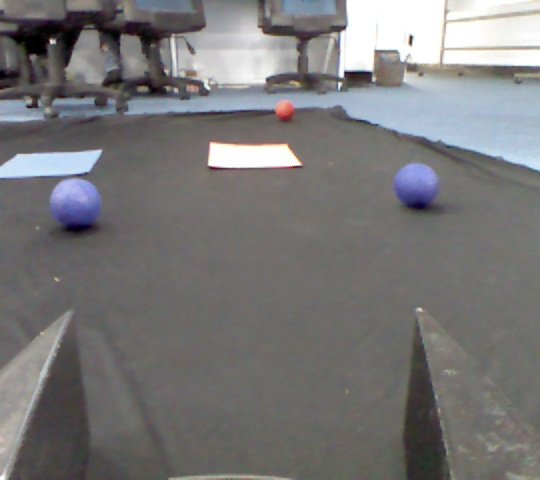
#> input picture src/new.jpg, 540 x 480 px
$ python adaptive_thresholding.py
#> lines starting #> are read from the running program, lines starting #| are printed output that depends on the picture
import cv2
from circle_workflows import Circle_Workflow, Hugh_circle_Workflow
from ball_finder_machine import Ball_Finder_Machine
from Robot_Vision import RobotVision
from computer_vision import Color_Filter
import numpy as np
rgb = cv2.imread("new.jpg")
#> rgb is the input picture: shape (480, 540, 3); mean B, G, R 119.6, 119.3, 120.2
# circle=Hugh_circle_Workflow()
# runner=Ball_Finder_Machine(circle,(256,256))
# image=robotvision.get_numpy_image_bgra(rgb)
hsv = cv2.cvtColor(rgb, cv2.COLOR_BGR2HSV)
#> hsv: shape (480, 540, 3); mean H, S, V 57.2, 20.8, 124.8
gray_scale = cv2.cvtColor(rgb, cv2.COLOR_BGR2GRAY)
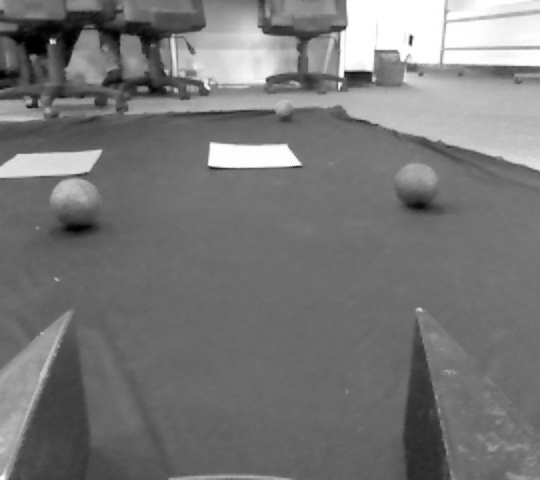
#> gray_scale: shape (480, 540); min 0, max 255, mean 119.6
print(rgb.shape)
#| (480, 540, 3)

c = 2


def cc(k):
    global c
    c = k


cv2.namedWindow("debug")
cv2.createTrackbar("c", "debug", 1, 255, cc)
while True:
    # re = cv2.adaptiveThreshold(
    #     rgb[:, :, 0], 255, cv2.ADAPTIVE_THRESH_GAUSSIAN_C, cv2.THRESH_BINARY, 11, c)

    re = cv2.Canny(hsv[:, :, 1], 50, 200)
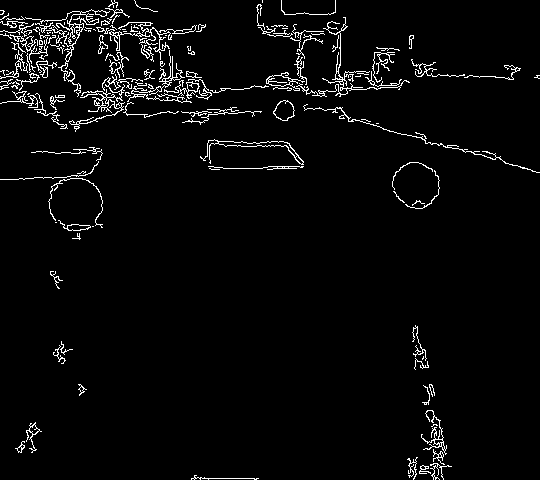
#> re: shape (480, 540); 3.5% white in thin lines or dots

    cv2.imshow("debug", re)

    cv2.waitKey(1)

cv2.destroyAllWindows()
# print(runner.run(rgb))

$ run again, with src/0.png saved as src/new.jpg
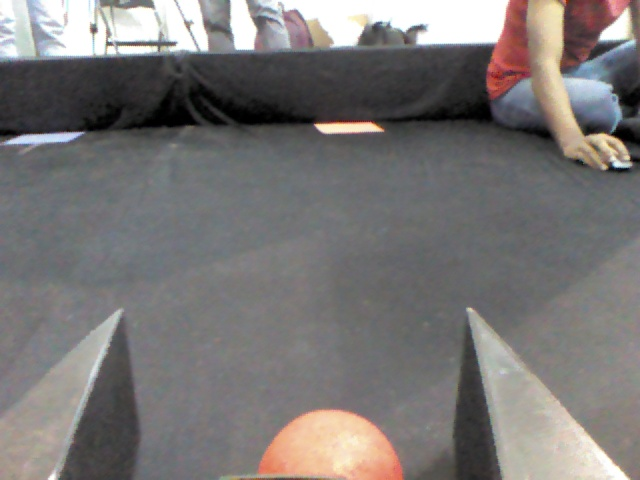
#> input picture src/0.png, 640 x 480 px
#> rgb is the input picture: shape (480, 640, 3); mean B, G, R 117.8, 118.7, 121.9
#> hsv: shape (480, 640, 3); mean H, S, V 79.6, 20.7, 125.2
#> `gray_scale = cv2.cvtColor(rgb, cv2.COLOR_BGR2GRAY)`:
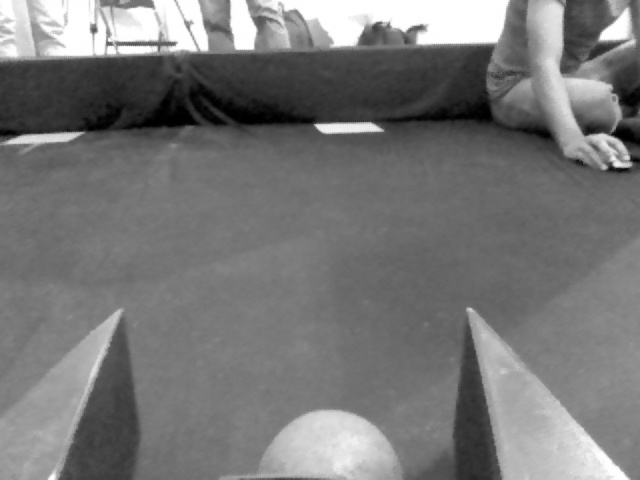
#> gray_scale: shape (480, 640); min 0, max 255, mean 119.6
#| (480, 640, 3)
#> `re = cv2.Canny(hsv[:, :, 1], 50, 200)`:
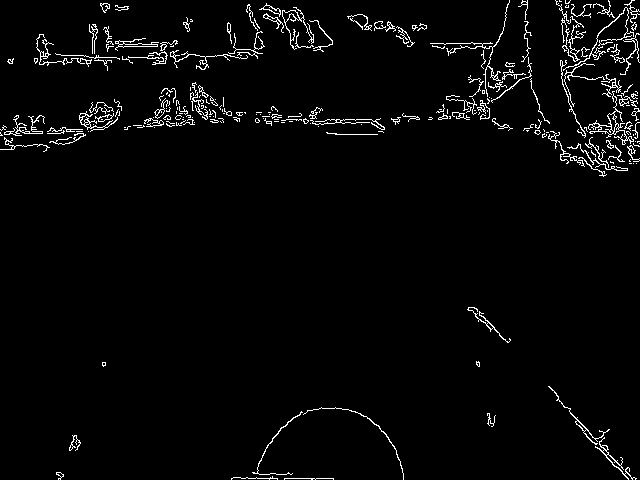
#> re: shape (480, 640); 2.9% white in thin lines or dots

$ run again, with src/1.png saved as src/new.jpg
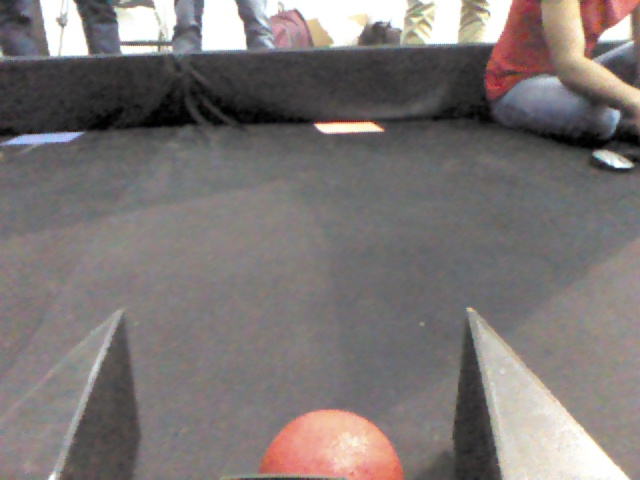
#> input picture src/1.png, 640 x 480 px
#> rgb is the input picture: shape (480, 640, 3); mean B, G, R 116.9, 118.2, 124.5
#> hsv: shape (480, 640, 3); mean H, S, V 71.1, 21.8, 126.3
#> `gray_scale = cv2.cvtColor(rgb, cv2.COLOR_BGR2GRAY)`:
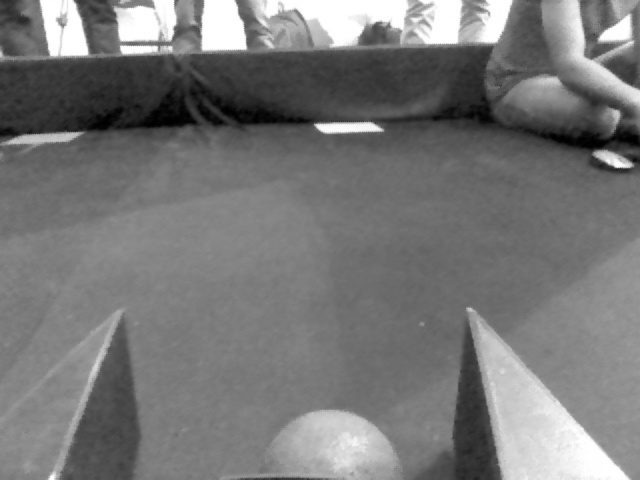
#> gray_scale: shape (480, 640); min 0, max 255, mean 120
#| (480, 640, 3)
#> `re = cv2.Canny(hsv[:, :, 1], 50, 200)`:
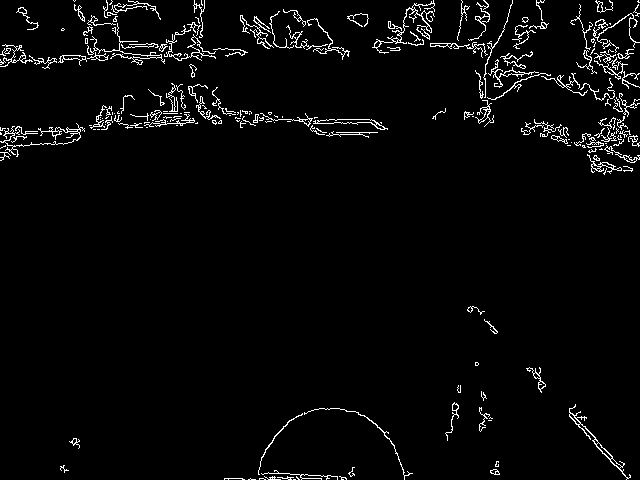
#> re: shape (480, 640); 3.2% white in thin lines or dots

$ run again, with src/10.png saved as src/new.jpg
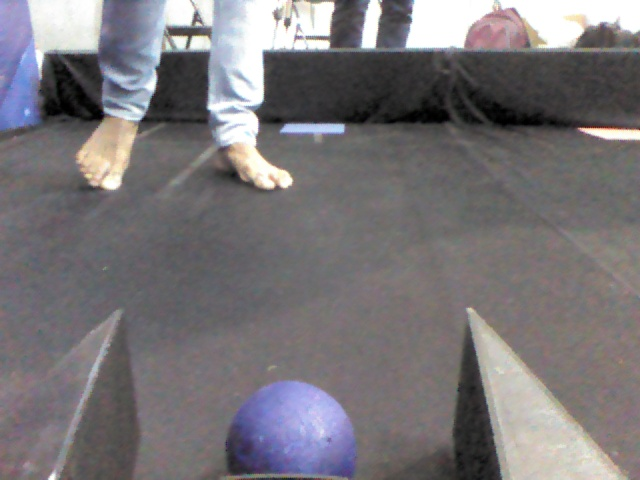
#> input picture src/10.png, 640 x 480 px
#> rgb is the input picture: shape (480, 640, 3); mean B, G, R 120.6, 117.3, 120.8
#> hsv: shape (480, 640, 3); mean H, S, V 85.6, 22, 126
#> `gray_scale = cv2.cvtColor(rgb, cv2.COLOR_BGR2GRAY)`:
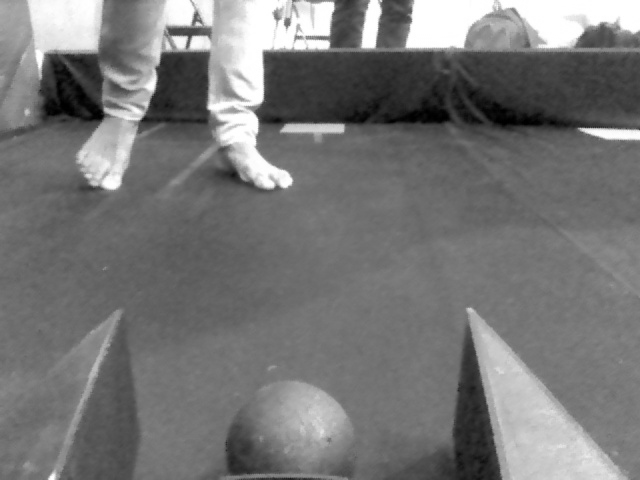
#> gray_scale: shape (480, 640); min 0, max 255, mean 118.7
#| (480, 640, 3)
#> `re = cv2.Canny(hsv[:, :, 1], 50, 200)`:
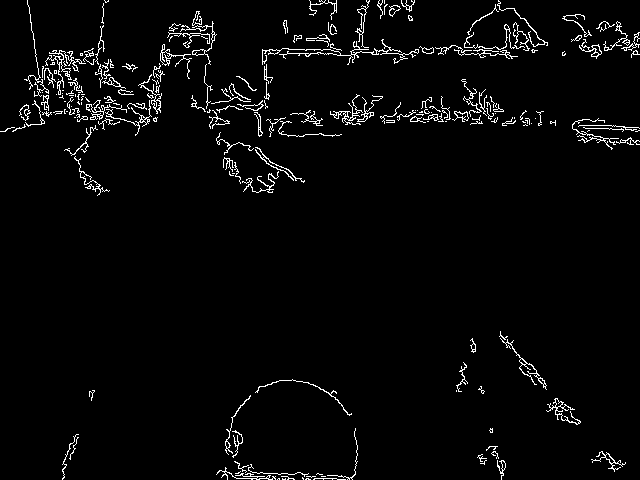
#> re: shape (480, 640); 3.1% white in thin lines or dots
